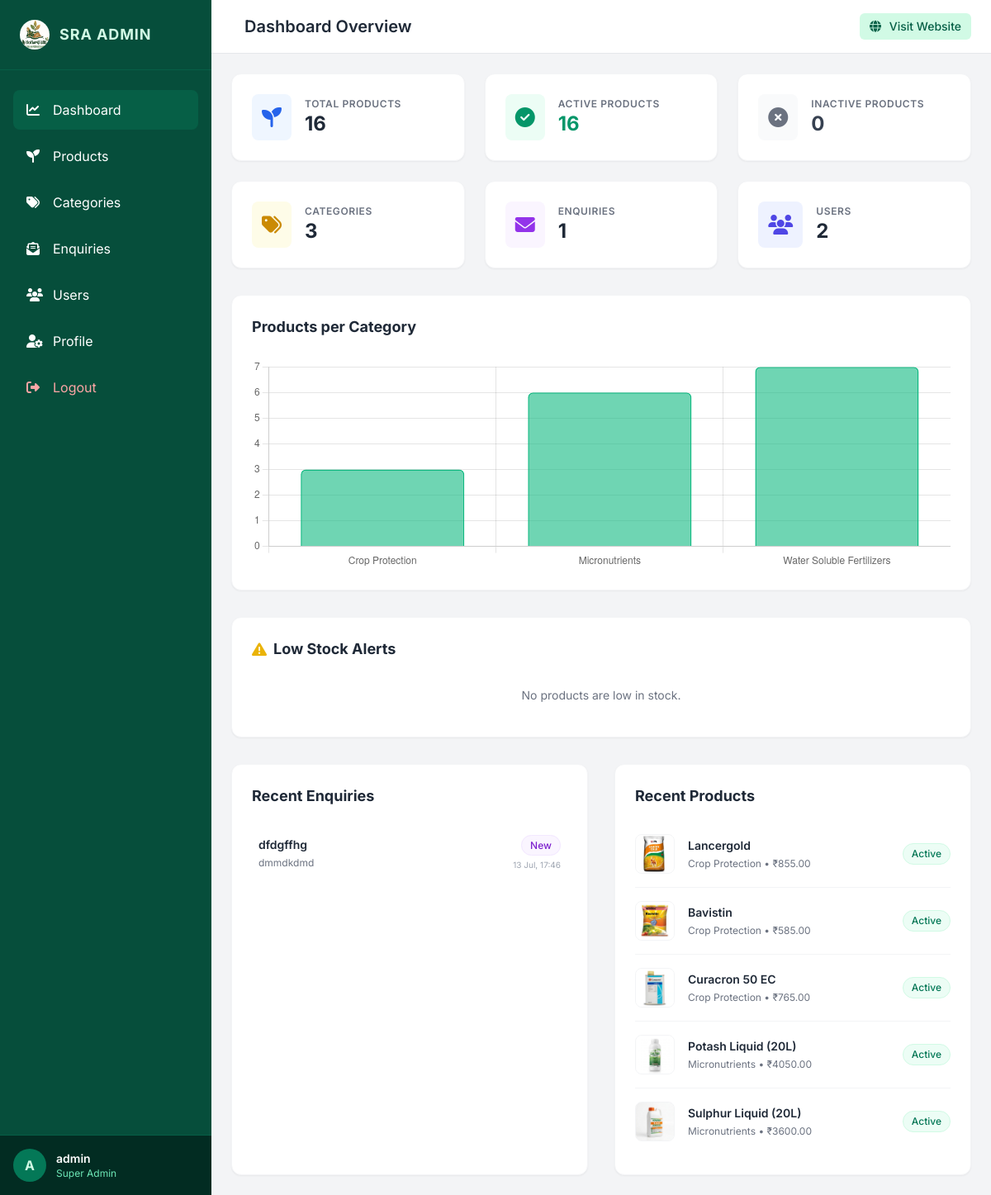
Page /dashboard/ (signed in) on the earlier database version.
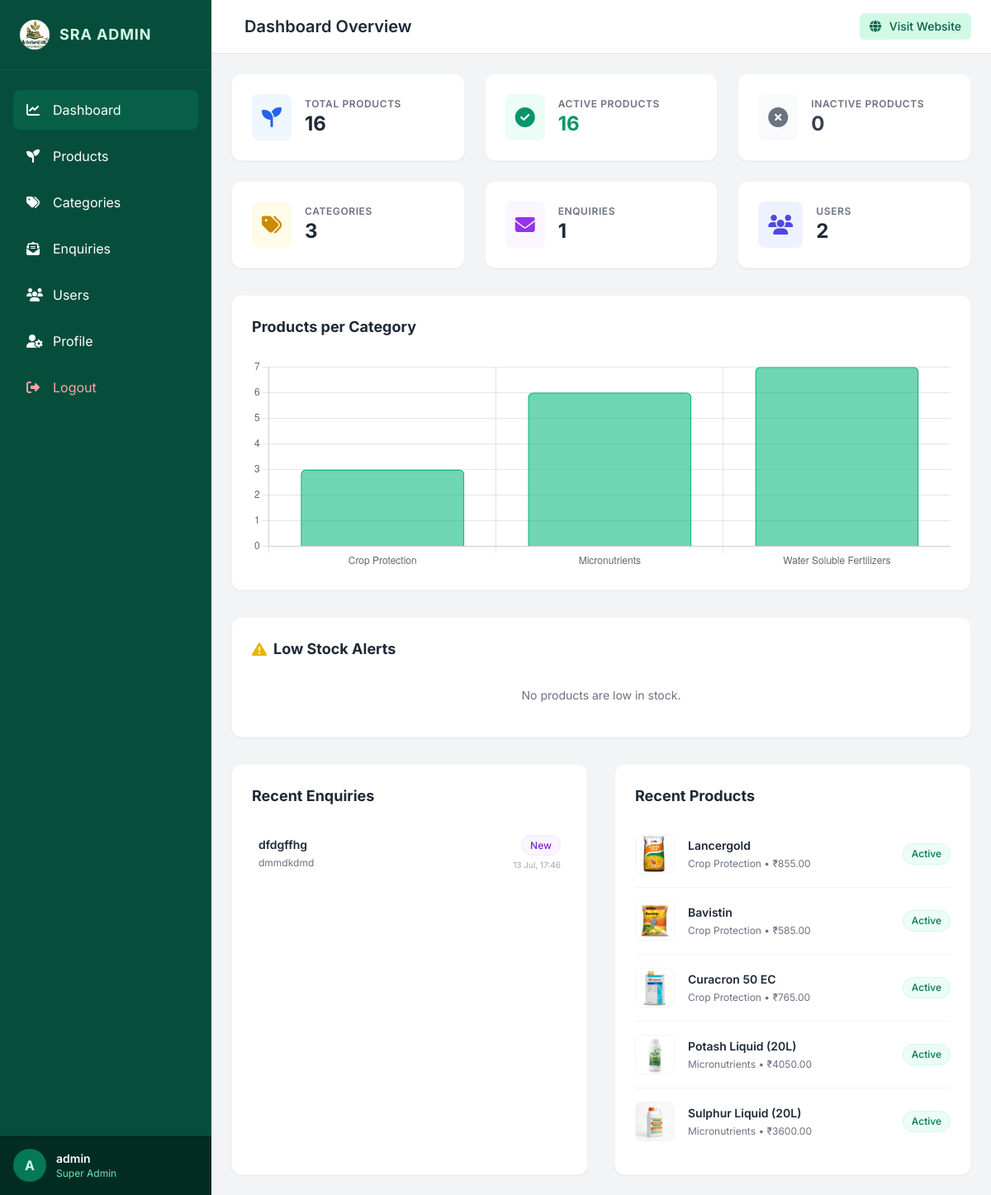
Same page on the later database version.
### products/models.py (models this page shows, shortened)
class Product(models.Model):
    STOCK_STATUS_CHOICES = (
        ('in_stock', 'In Stock'),
        ('out_of_stock', 'Out of Stock'),
        ('low_stock', 'Low Stock'),
    )
    name = models.CharField(max_length=200)
    slug = models.SlugField(max_length=250, unique=True, blank=True)
    category = models.ForeignKey(Category, on_delete=models.CASCADE, related_name='products')
    brand = models.CharField(max_length=100, blank=True, null=True)
    product_type = models.CharField(max_length=100, blank=True, null=True) # e.g. Nitrogen Fertilizer
    suitable_crops = models.CharField(max_length=255, blank=True, null=True)
    short_description = models.TextField(blank=True, null=True)
    full_description = models.TextField(blank=True, null=True)
    features = models.TextField(blank=True, null=True, help_text="One per line or paragraph")
    benefits = models.TextField(blank=True, null=True)
    usage_instructions = models.TextField(blank=True, null=True)
    mrp = models.DecimalField(max_digits=10, decimal_places=2)
    selling_price = models.DecimalField(max_digits=10, decimal_places=2)
    discount_price = models.DecimalField(max_digits=10, decimal_places=2, blank=True, null=True)
    sku = models.CharField(max_length=50, unique=True)
    stock_quantity = models.PositiveIntegerField(default=0)
    stock_status = models.CharField(max_length=20, choices=STOCK_STATUS_CHOICES, default='in_stock')
    availability = models.BooleanField(default=True)
    is_featured = models.BooleanField(default=False)
    is_active = models.BooleanField(default=True)
    main_image = models.ImageField(upload_to='products/main/', validators=[validate_product_image])
    product_name = models.CharField(max_length=200, blank=True, null=True)
    description = models.TextField(blank=True, null=True)
    price = models.DecimalField(max_digits=10, decimal_places=2, blank=True, null=True)
    stock = models.IntegerField(blank=True, null=True)
    thumbnail = models.ImageField(upload_to='products/thumbnails/', blank=True, null=True)
    image = models.ImageField(upload_to='products/main/', blank=True, null=True, validators=[validate_product_image])
    gallery_images = models.TextField(blank=True, null=True)
    status = models.BooleanField(default=True)
    featured = models.BooleanField(default=False)
    meta_title = models.CharField(max_length=150, blank=True, null=True)
    meta_description = models.TextField(blank=True, null=True)
    seo_keywords = models.CharField(max_length=255, blank=True, null=True)
    created_at = models.DateTimeField(auto_now_add=True)
    updated_at = models.DateTimeField(auto_now=True)

### categories/models.py (models this page shows, shortened)
class Category(models.Model):
    name = models.CharField(max_length=100, unique=True)
    slug = models.SlugField(max_length=120, unique=True, blank=True)
    description = models.TextField(blank=True, null=True)
    image = models.ImageField(upload_to='categories/', blank=True, null=True)
    is_active = models.BooleanField(default=True)
    created_at = models.DateTimeField(auto_now_add=True)
    updated_at = models.DateTimeField(auto_now=True)
    class Meta:
        verbose_name_plural = "Categories"
        ordering = ['name']

### dashboard/views.py (the view)
# urls.py: path('dashboard/', dashboard_home, name='dashboard_home'),
@login_required
def dashboard_home(request):
    total_products = Product.objects.count()
    active_products = Product.objects.filter(is_active=True).count()
    inactive_products = Product.objects.filter(is_active=False).count()
    total_categories = Category.objects.count()
    total_enquiries = Enquiry.objects.count()
    total_users = User.objects.count()
    recent_products = Product.objects.order_by('-created_at')[:5]
    recent_enquiries = Enquiry.objects.order_by('-created_at')[:5]
    low_stock_products = Product.objects.filter(stock_quantity__lte=5).order_by('stock_quantity')[:5]
    category_product_counts = Category.objects.annotate(num_products=Count('products')).values('name', 'num_products')
    context = {
        'total_products': total_products,
        'active_products': active_products,
        'inactive_products': inactive_products,
        'total_categories': total_categories,
        'total_enquiries': total_enquiries,
        'total_users': total_users,
        'recent_products': recent_products,
        'recent_enquiries': recent_enquiries,
        'low_stock_products': low_stock_products,
        'category_chart_data': list(category_product_counts),
    }
    return render(request, 'dashboard/index.html', context)

### templates/dashboard/index.html (shortened to what the changed rows need)
{% extends 'dashboard/base.html' %}
{% block header_title %}Dashboard Overview{% endblock %}
{% block content %}
<div class="grid grid-cols-1 lg:grid-cols-2 gap-8">
  <div class="bg-white p-6 rounded-xl shadow-sm border border-gray-100">
    <div class="divide-y divide-gray-100">
      {% for product in recent_products %}
        <div class="flex items-center space-x-4 py-4">
          {% if product.image %}
            <img src="{{ product.image.url }}" alt="{{ product.name }}" class="w-12 h-12 object-cover rounded-lg border border-gray-100" loading="lazy" width="800" height="600">
          {% else %}
            <div class="w-12 h-12 rounded-lg border border-gray-100 bg-gray-50 flex items-center justify-center text-gray-400"><i class="fa-regular fa-image"></i></div>
          {% endif %}
          <div class="flex-1 min-w-0">
            <h4 class="font-semibold text-sm text-gray-800 truncate">{{ product.name }}</h4>
            <p class="text-xs text-gray-500 mt-1 capitalize">{{ product.category.name }} • ₹{{ product.selling_price }}</p>
          </div>
          <span class="text-xs {% if product.is_active %}bg-emerald-50 text-emerald-700 border border-emerald-100{% else %}bg-gray-100 text-gray-600{% endif %} px-2.5 py-1 rounded-full font-medium">
            {{ product.is_active|yesno:"Active,Inactive" }}
          </span>
        </div>
      {% empty %}
        <p class="text-sm text-gray-500 py-6 text-center">No products created yet.</p>
      {% endfor %}
    </div>
  </div>
</div>
<script>
  document.addEventListener("DOMContentLoaded", function() {
    const ctx = document.getElementById('categoryChart').getContext('2d');
    const chartData = {{ category_chart_data|safe }};
    const labels = chartData.map(item => item.name);
    const data = chartData.map(item => item.num_products);
    new Chart(ctx, {
      type: 'bar',
      data: {
        labels: labels,
        datasets: [{
          label: 'Products Count',
          data: data,
          backgroundColor: 'rgba(16, 185, 129, 0.6)',
          borderColor: 'rgba(16, 185, 129, 1)',
          borderWidth: 1.5,
          borderRadius: 6
        }]
      },
      options: {
        responsive: true,
        maintainAspectRatio: false,
        scales: {
          y: {
            beginAtZero: true,
            ticks: {
              stepSize: 1
            }
          }
        },
        plugins: {
          legend: {
            display: false
          }
        }
      }
    });
  });
</script>
{% endblock %}

Differences in the rows shown:
changed Product "Lancergold": image: a different picture
changed Product "Potash Liquid (20L)": image: a different picture
changed Product "Sulphur Liquid (20L)": image: a different picture
